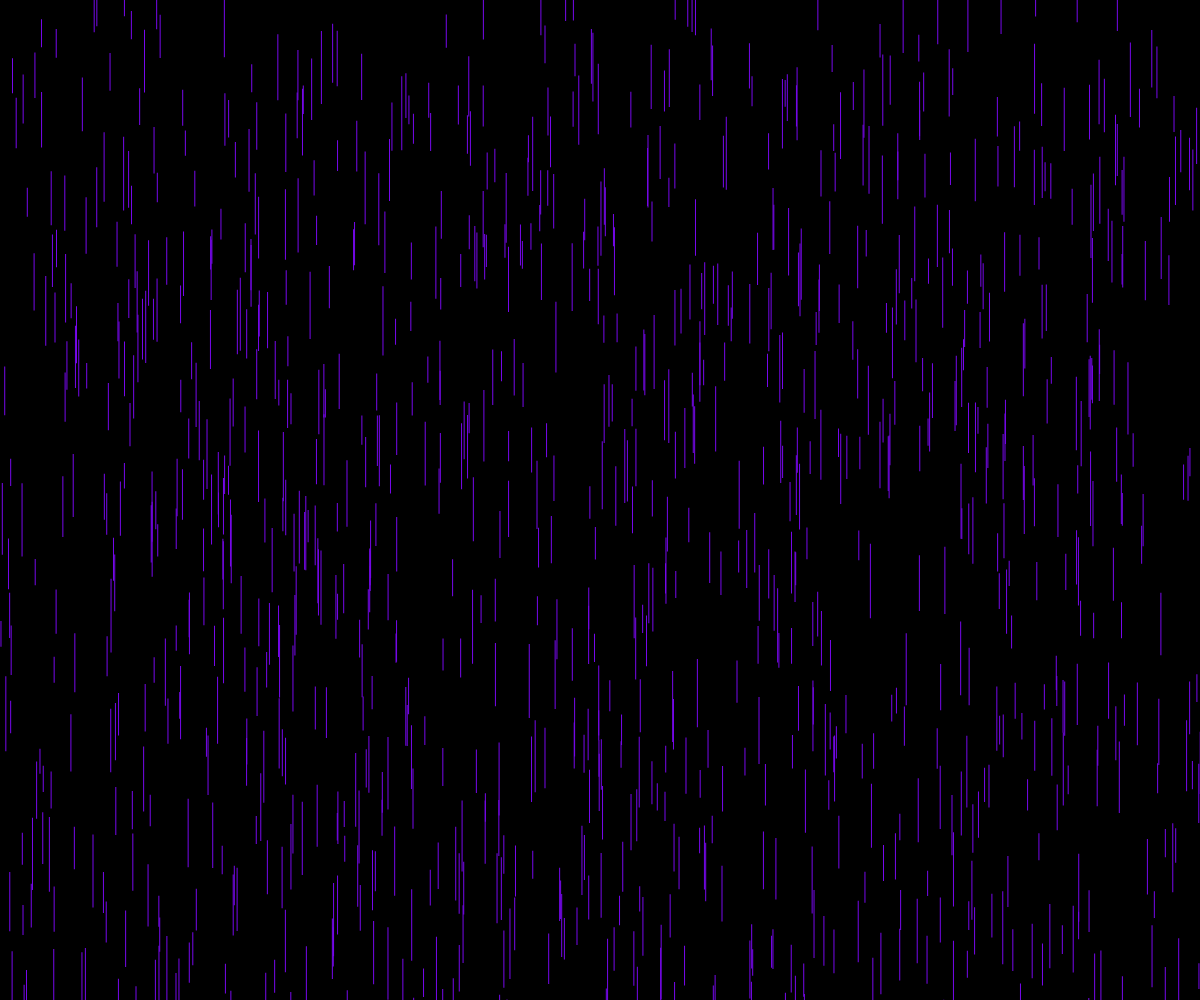
Frame 1 (no input)
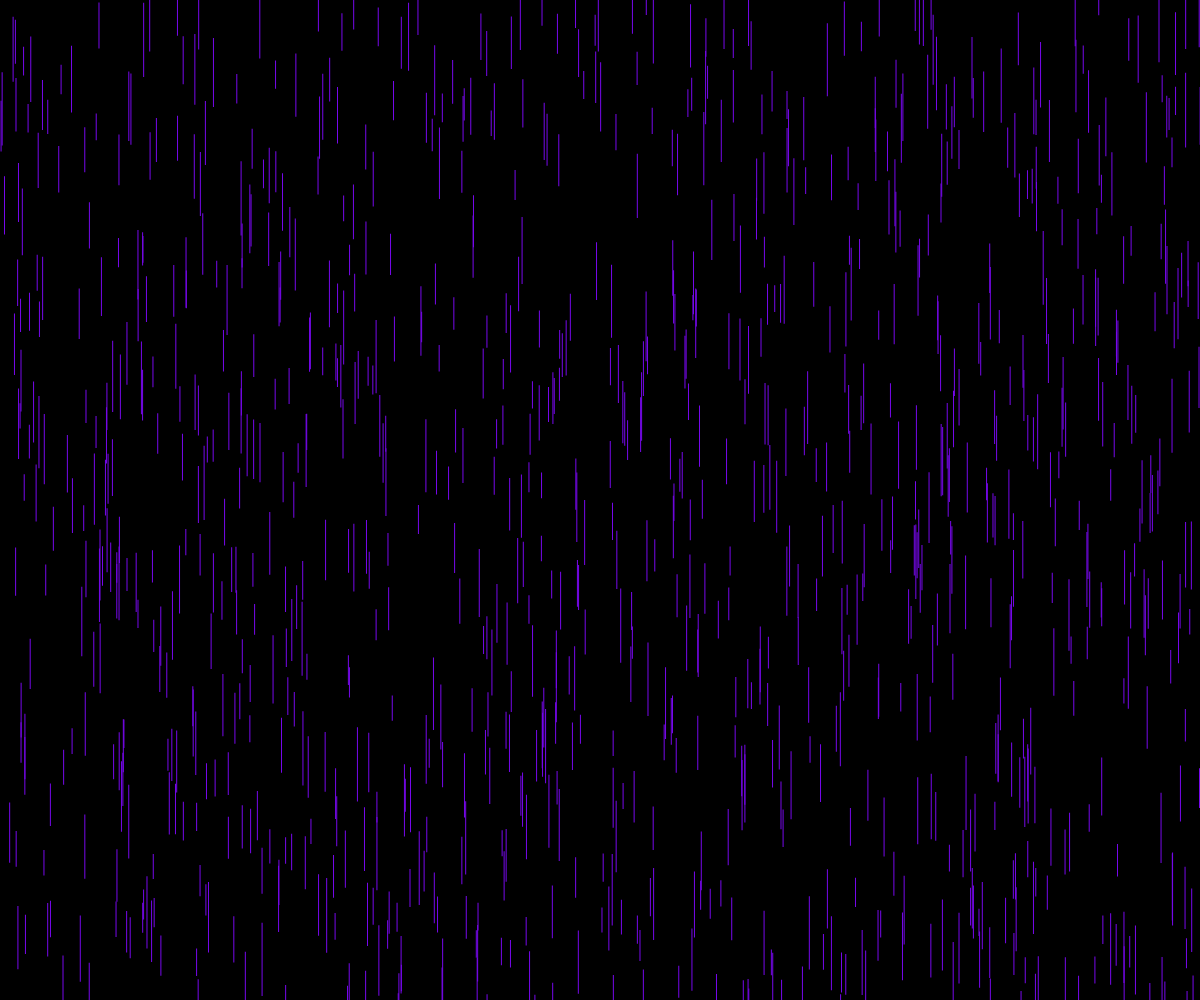
Frame 60 (no input)
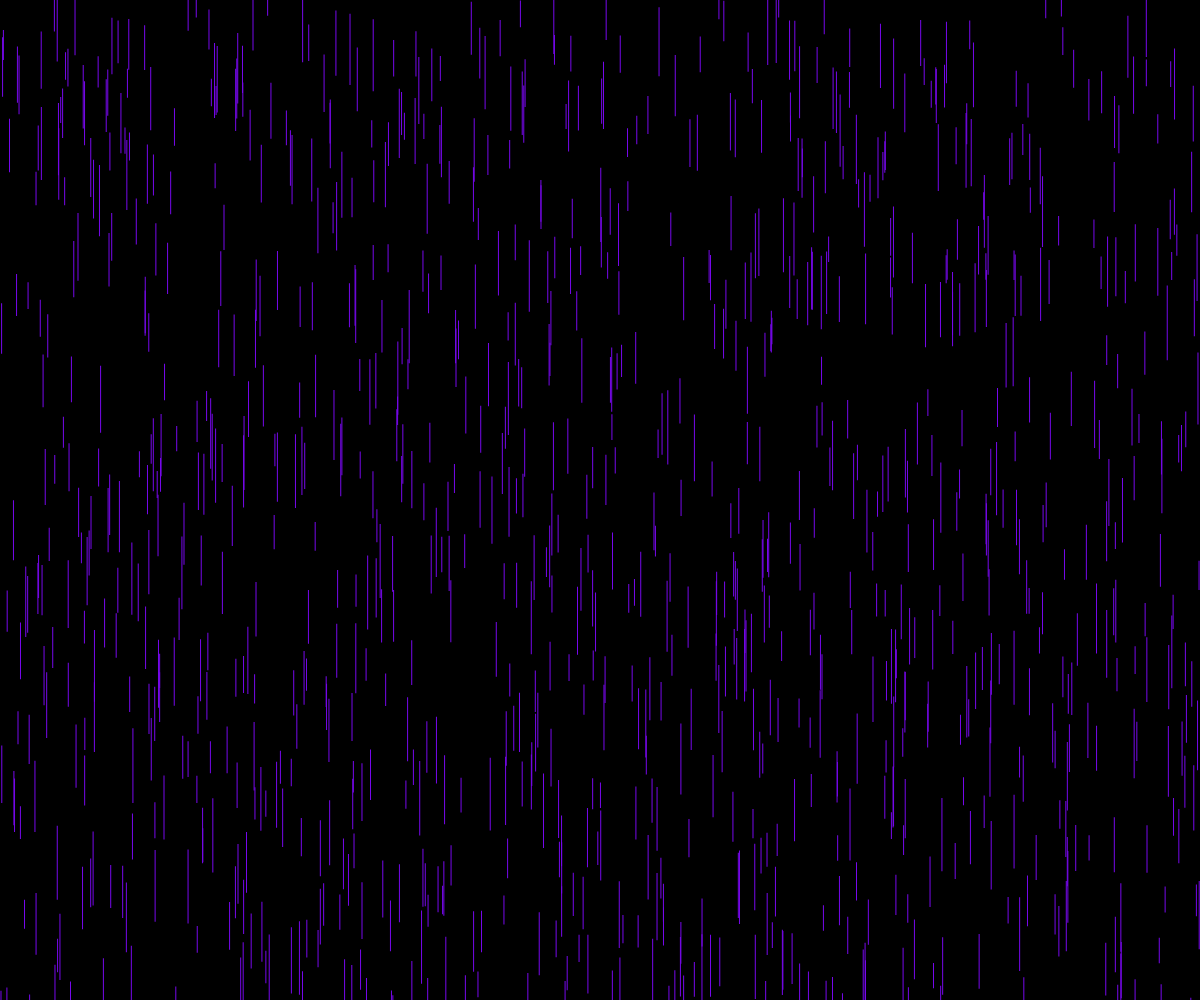
Frame 120 (the mouse pressed at the canvas centre since frame 60)

The p5.js sketch that drew these frames (run headless with seeded random() and noise() and a simulated clock; from frame 60 on, the mouse is pressed at the canvas centre):

// p5.js sketch
// ── sketch.js
const RAINDROP_TOTAL = 1000;
const BACKGROUND = 'rgba(0,0,0,1)';
const RAIN_COLOR = 'rgba(119,8,236,1)';

const rain = [];

function setup() {
  const canvasHeight = window.innerHeight;
  const canvasWidth = window.innerWidth;

  const body = document.querySelector('body');
  body.style.backgroundColor = BACKGROUND;

  createCanvas(canvasWidth, canvasHeight);

  createRain();
}

function createRain() {
  for (i = 0; i < RAINDROP_TOTAL; i++) {
    rain.push(new RainDrop(RAIN_COLOR));
  }
}

function draw() {
  background(BACKGROUND);
  push();

  rain.forEach(drop => {
    const fallDistance = random(5, 35);
    drop.fall(fallDistance);
  });

  pop();
}

// ── RainDrop.js
class RainDrop {
  constructor(backgroundColor) {
    this.xPos = random(0, width);
    this.yPos = random(0, height);

    this.maxHeight = 75;
    this.minHeight = 25;

    this.maxWidth = 4;
    this.minWidth = 1;

    this.height = random(this.minHeight, this.maxHeight);
    this.width = random(this.minWidth, this.minWidth);

    this.backgroundColor = backgroundColor;
  }

  fall(distance) {
    this.yPos += distance;

    if (this.yPos >= height) {
      this.xPos = random(0, width);
      this.yPos = -10;
    }
    fill(this.backgroundColor);
    noStroke()
    push();
    translate(this.xPos, this.yPos);
    rect(0, 0, this.width, this.height);
    pop();
  }
}
